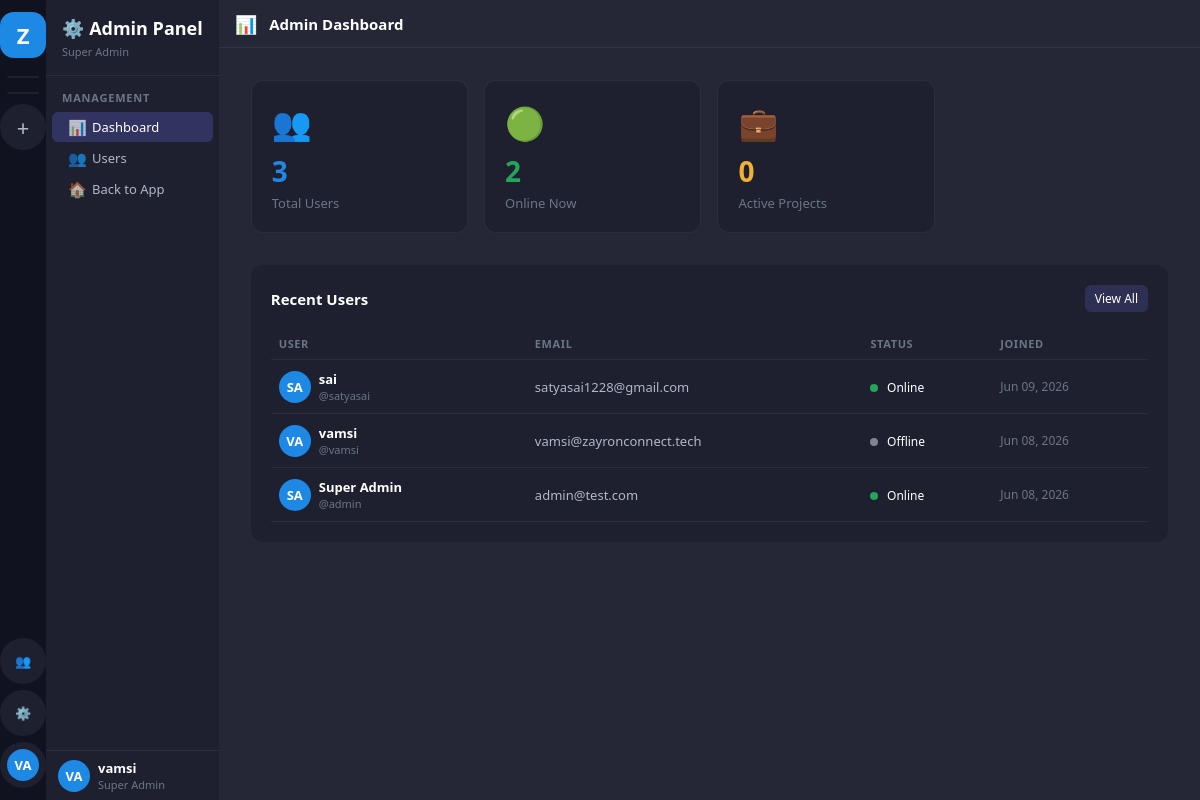
/admin-panel/ (signed in), run on an earlier commit of the app's database.
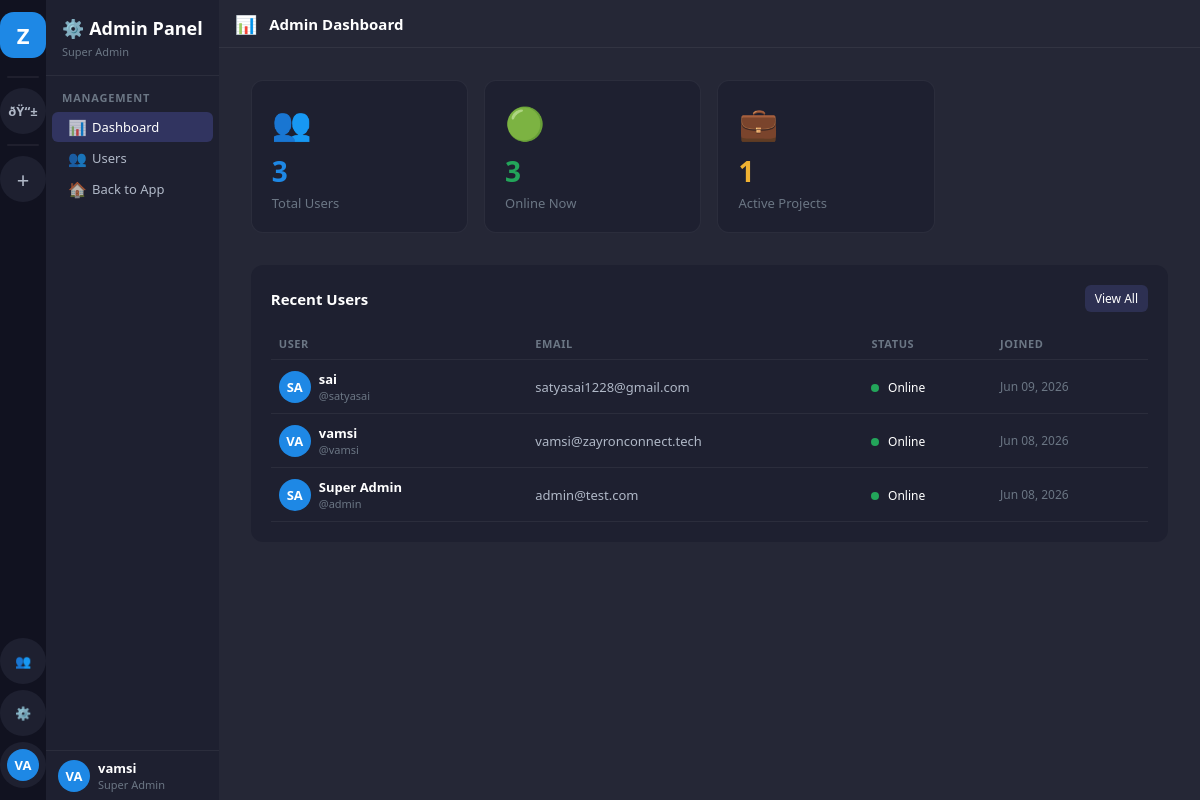
And on a later commit of the database.
### accounts/models.py (models this page shows, shortened)
class User(AbstractUser):
    ROLE_CHOICES = [
        ('super_admin', 'Super Admin'),
        ('hr', 'HR'),
        ('employee', 'Employee'),
    ]
    STATUS_CHOICES = [
        ('online', 'Online'),
        ('offline', 'Offline'),
        ('busy', 'Busy'),
        ('away', 'Away'),
    ]
    display_name = models.CharField(max_length=100, blank=True)
    avatar = models.ImageField(upload_to='avatars/', null=True, blank=True)
    is_super_admin = models.BooleanField(default=False)  # Legacy, kept for compatibility
    role = models.CharField(max_length=20, default='employee', choices=ROLE_CHOICES)
    status = models.CharField(max_length=20, default='offline', choices=STATUS_CHOICES)
    bio = models.TextField(blank=True)
    phone = models.CharField(max_length=20, blank=True)
    created_by = models.ForeignKey('self', on_delete=models.SET_NULL, null=True, blank=True, related_name='created_users')
    class Meta:
        db_table = 'zc_users'
    def get_display_name(self):
        return self.display_name or self.get_full_name() or self.username
    def get_status_color(self):
        return {
            'online': '#23a55a',
            'offline': '#80848e',
            'busy': '#f23f43',
            'away': '#f0b232',
        }.get(self.status, '#80848e')
    def get_initials(self):
        name = self.get_display_name()
        parts = name.split()
        if len(parts) >= 2:
            return (parts[0][0] + parts[1][0]).upper()
        return name[:2].upper() if name else 'U'

### workspace/models.py (models this page shows, shortened)
class Project(models.Model):
    name = models.CharField(max_length=200)
    description = models.TextField(blank=True)
    icon = models.CharField(max_length=10, default='💼')
    color = models.CharField(max_length=7, default='#7c5cbf')
    created_by = models.ForeignKey(User, on_delete=models.CASCADE, related_name='created_projects')
    members = models.ManyToManyField(User, through='ProjectMember', related_name='projects')
    created_at = models.DateTimeField(auto_now_add=True)
    is_active = models.BooleanField(default=True)
    invite_code = models.CharField(max_length=20, unique=True, blank=True)
    class Meta:
        db_table = 'zc_projects'
        ordering = ['-created_at']

### accounts/views.py (the view)
# urls.py: path('admin-panel/', views.admin_dashboard, name='admin_dashboard'),
@login_required
def admin_dashboard(request):
    if not (request.user.is_super_admin or request.user.is_staff):
        return redirect('dashboard')
    from workspace.models import Project
    context = {
        'total_users': User.objects.count(),
        'online_users': User.objects.filter(status='online').count(),
        'total_projects': Project.objects.filter(is_active=True).count(),
        'recent_users': User.objects.order_by('-date_joined')[:10],
        'all_projects': request.user.projects.filter(is_active=True),
    }
    return render(request, 'admin_panel/dashboard.html', context)

### templates/admin_panel/dashboard.html (shortened to what the changed rows need)
{% extends 'base.html' %}
{% block sidebar %}
<nav class="sidebar-channels">
  <div class="sc-header">
    <h2>⚙️ Admin Panel</h2>
  </div>
  <div class="sc-userbar">
    <div class="avatar avatar-32" style="background:var(--accent)">{{ user.get_initials }}</div>
    <div style="flex:1;min-width:0"><div class="ub-name">{{ user.get_display_name }}</div><div class="ub-tag">Super Admin</div></div>
  </div>
</nav>
{% endblock %}
{% block content %}
<div class="dashboard-content">
  <div style="display:grid;grid-template-columns:repeat(auto-fill,minmax(200px,1fr));gap:16px;margin-bottom:32px">
    <div style="background:var(--bg-sidebar-r);border-radius:12px;padding:20px;border:1px solid var(--border)">
      <div style="font-size:32px;margin-bottom:8px">🟢</div>
      <div style="font-size:28px;font-weight:800;color:var(--success)">{{ online_users }}</div>
      <div style="font-size:13px;color:var(--text-3);margin-top:4px">Online Now</div>
    </div>
    <div style="background:var(--bg-sidebar-r);border-radius:12px;padding:20px;border:1px solid var(--border)">
      <div style="font-size:32px;margin-bottom:8px">💼</div>
      <div style="font-size:28px;font-weight:800;color:var(--warn)">{{ total_projects }}</div>
      <div style="font-size:13px;color:var(--text-3);margin-top:4px">Active Projects</div>
    </div>
  </div>
  <div style="background:var(--bg-sidebar-r);border-radius:12px;padding:20px">
    <table style="width:100%;border-collapse:collapse">
      <thead>
        <tr style="border-bottom:1px solid var(--border)">
          <th style="text-align:left;padding:8px;font-size:11px;color:var(--text-3);text-transform:uppercase;letter-spacing:.6px">User</th>
          <th style="text-align:left;padding:8px;font-size:11px;color:var(--text-3);text-transform:uppercase;letter-spacing:.6px">Email</th>
          <th style="text-align:left;padding:8px;font-size:11px;color:var(--text-3);text-transform:uppercase;letter-spacing:.6px">Status</th>
          <th style="text-align:left;padding:8px;font-size:11px;color:var(--text-3);text-transform:uppercase;letter-spacing:.6px">Joined</th>
        </tr>
      </thead>
      <tbody>
        {% for u in recent_users %}
        <tr style="border-bottom:1px solid var(--border)">
          <td style="padding:10px 8px">
            <div style="display:flex;align-items:center;gap:8px">
              <div class="avatar avatar-32" style="background:var(--accent)">{{ u.get_initials }}</div>
              <div>
                <div style="font-size:13px;font-weight:600">{{ u.get_display_name }}</div>
                <div style="font-size:11px;color:var(--text-3)">@{{ u.username }}</div>
              </div>
            </div>
          </td>
          <td style="padding:10px 8px;font-size:13px;color:var(--text-2)">{{ u.email }}</td>
          <td style="padding:10px 8px">
            <span style="width:8px;height:8px;border-radius:50%;background:{{ u.get_status_color }};display:inline-block;margin-right:5px"></span>
            <span style="font-size:12px">{{ u.get_status_display }}</span>
          </td>
          <td style="padding:10px 8px;font-size:12px;color:var(--text-3)">{{ u.date_joined|date:"M d, Y" }}</td>
        </tr>
        {% endfor %}
      </tbody>
    </table>
  </div>
</div>
{% endblock %}

### templates/base.html (shortened to what this page needs)
<!DOCTYPE html>
<html lang="en">
<head>
<link rel="stylesheet" href="/static/css/main.css">
</head>
<body>
<div class="app-shell">
  <nav class="sidebar-projects" id="sidebar-projects">
    <a href="/dashboard/" class="sp-btn sp-logo" title="ZayronConnect">Z</a>
    <div class="sp-divider"></div>
    {% for project in all_projects %}
    <a href="/project/{{ project.id }}/"
       class="sp-btn {% if current_project and current_project.id == project.id %}active{% endif %}"
       title="{{ project.name }}"
       style="{% if current_project and current_project.id == project.id %}background:{{ project.color }}{% endif %}">
      {{ project.icon }}
    </a>
    {% endfor %}
    <div class="sp-divider"></div>
    <a href="/project/create/" class="sp-btn" title="New Project">
      <span style="font-size:22px;font-weight:300">+</span>
    </a>
    {% if user.is_super_admin %}
    <a href="{% url 'user_management' %}" class="sp-btn" title="User Management">
      👥
    </a>
    {% endif %}
    {% if user.is_super_admin or user.is_staff %}
    <a href="/admin-panel/" class="sp-btn" title="Admin Panel">
      ⚙️
    </a>
    {% endif %}
    <a href="/profile/" class="sp-btn" title="Profile">
      <div class="avatar avatar-32" style="background:var(--accent)">{{ user.get_initials }}</div>
    </a>
  </nav>
  {% block sidebar %}{% endblock %}
  <main class="main-content" id="main-content">
    {% block content %}{% endblock %}
  </main>
</div>
</body>
</html>

What changed in the data, as far as the page shows it:
added Project: icon "ðŸ“±"
changed User "VA": status "Offline" → "Online"
Also different on the page:
{{ online_users }}: "2" → "3"
{{ total_projects }}: "0" → "1"
